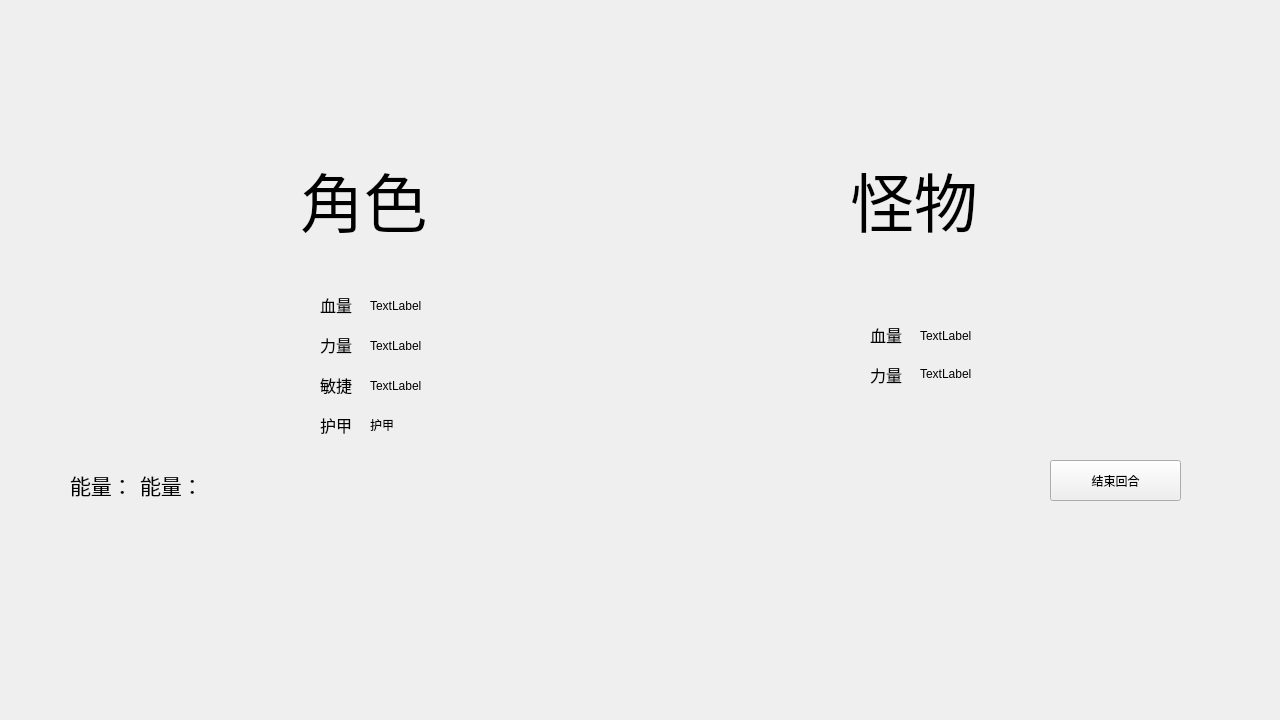
<?xml version="1.0" encoding="UTF-8"?>
<ui version="4.0">
 <class>fight</class>
 <widget class="QWidget" name="fight">
  <property name="geometry">
   <rect>
    <x>0</x>
    <y>0</y>
    <width>1280</width>
    <height>720</height>
   </rect>
  </property>
  <property name="minimumSize">
   <size>
    <width>1280</width>
    <height>720</height>
   </size>
  </property>
  <property name="maximumSize">
   <size>
    <width>1280</width>
    <height>720</height>
   </size>
  </property>
  <property name="windowTitle">
   <string>Form</string>
  </property>
  <widget class="QLabel" name="labelPlayer">
   <property name="geometry">
    <rect>
     <x>300</x>
     <y>110</y>
     <width>171</width>
     <height>181</height>
    </rect>
   </property>
   <property name="text">
    <string>&lt;html&gt;&lt;head/&gt;&lt;body&gt;&lt;p&gt;&lt;span style=&quot; font-size:48pt;&quot;&gt;角色&lt;/span&gt;&lt;/p&gt;&lt;/body&gt;&lt;/html&gt;</string>
   </property>
  </widget>
  <widget class="QLabel" name="labelMonster">
   <property name="geometry">
    <rect>
     <x>850</x>
     <y>100</y>
     <width>211</width>
     <height>201</height>
    </rect>
   </property>
   <property name="text">
    <string>&lt;html&gt;&lt;head/&gt;&lt;body&gt;&lt;p&gt;&lt;span style=&quot; font-size:48pt;&quot;&gt;怪物&lt;/span&gt;&lt;/p&gt;&lt;/body&gt;&lt;/html&gt;</string>
   </property>
  </widget>
  <widget class="QLabel" name="labelPlayerHp1">
   <property name="geometry">
    <rect>
     <x>320</x>
     <y>290</y>
     <width>51</width>
     <height>31</height>
    </rect>
   </property>
   <property name="text">
    <string>&lt;html&gt;&lt;head/&gt;&lt;body&gt;&lt;p&gt;&lt;span style=&quot; font-size:12pt;&quot;&gt;血量&lt;/span&gt;&lt;/p&gt;&lt;/body&gt;&lt;/html&gt;</string>
   </property>
  </widget>
  <widget class="QLabel" name="labelPlayerHp2">
   <property name="geometry">
    <rect>
     <x>370</x>
     <y>290</y>
     <width>69</width>
     <height>31</height>
    </rect>
   </property>
   <property name="text">
    <string>TextLabel</string>
   </property>
  </widget>
  <widget class="QLabel" name="labelPlayerS1">
   <property name="geometry">
    <rect>
     <x>320</x>
     <y>330</y>
     <width>41</width>
     <height>31</height>
    </rect>
   </property>
   <property name="text">
    <string>&lt;html&gt;&lt;head/&gt;&lt;body&gt;&lt;p&gt;&lt;span style=&quot; font-size:12pt;&quot;&gt;力量&lt;/span&gt;&lt;/p&gt;&lt;/body&gt;&lt;/html&gt;</string>
   </property>
  </widget>
  <widget class="QLabel" name="labelPlayerS2">
   <property name="geometry">
    <rect>
     <x>370</x>
     <y>330</y>
     <width>69</width>
     <height>31</height>
    </rect>
   </property>
   <property name="text">
    <string>TextLabel</string>
   </property>
  </widget>
  <widget class="QLabel" name="labelPlayerA1">
   <property name="geometry">
    <rect>
     <x>320</x>
     <y>370</y>
     <width>41</width>
     <height>31</height>
    </rect>
   </property>
   <property name="text">
    <string>&lt;html&gt;&lt;head/&gt;&lt;body&gt;&lt;p&gt;&lt;span style=&quot; font-size:12pt;&quot;&gt;敏捷&lt;/span&gt;&lt;/p&gt;&lt;/body&gt;&lt;/html&gt;</string>
   </property>
  </widget>
  <widget class="QLabel" name="labelPlayerA2">
   <property name="geometry">
    <rect>
     <x>370</x>
     <y>370</y>
     <width>69</width>
     <height>31</height>
    </rect>
   </property>
   <property name="text">
    <string>TextLabel</string>
   </property>
  </widget>
  <widget class="QLabel" name="labelPlayerHp1_2">
   <property name="geometry">
    <rect>
     <x>870</x>
     <y>320</y>
     <width>51</width>
     <height>31</height>
    </rect>
   </property>
   <property name="text">
    <string>&lt;html&gt;&lt;head/&gt;&lt;body&gt;&lt;p&gt;&lt;span style=&quot; font-size:12pt;&quot;&gt;血量&lt;/span&gt;&lt;/p&gt;&lt;/body&gt;&lt;/html&gt;</string>
   </property>
  </widget>
  <widget class="QLabel" name="labelPlayerS1_2">
   <property name="geometry">
    <rect>
     <x>870</x>
     <y>360</y>
     <width>41</width>
     <height>31</height>
    </rect>
   </property>
   <property name="text">
    <string>&lt;html&gt;&lt;head/&gt;&lt;body&gt;&lt;p&gt;&lt;span style=&quot; font-size:12pt;&quot;&gt;力量&lt;/span&gt;&lt;/p&gt;&lt;/body&gt;&lt;/html&gt;</string>
   </property>
  </widget>
  <widget class="QLabel" name="labelPlayerHp2_2">
   <property name="geometry">
    <rect>
     <x>920</x>
     <y>320</y>
     <width>69</width>
     <height>31</height>
    </rect>
   </property>
   <property name="text">
    <string>TextLabel</string>
   </property>
  </widget>
  <widget class="QLabel" name="labelPlayerS2_2">
   <property name="geometry">
    <rect>
     <x>920</x>
     <y>358</y>
     <width>69</width>
     <height>31</height>
    </rect>
   </property>
   <property name="text">
    <string>TextLabel</string>
   </property>
  </widget>
  <widget class="QLabel" name="labelE1">
   <property name="geometry">
    <rect>
     <x>70</x>
     <y>450</y>
     <width>81</width>
     <height>71</height>
    </rect>
   </property>
   <property name="text">
    <string>&lt;html&gt;&lt;head/&gt;&lt;body&gt;&lt;p&gt;&lt;span style=&quot; font-size:16pt;&quot;&gt;能量：&lt;/span&gt;&lt;/p&gt;&lt;/body&gt;&lt;/html&gt;</string>
   </property>
  </widget>
  <widget class="QLabel" name="labelE2">
   <property name="geometry">
    <rect>
     <x>140</x>
     <y>450</y>
     <width>81</width>
     <height>71</height>
    </rect>
   </property>
   <property name="text">
    <string>&lt;html&gt;&lt;head/&gt;&lt;body&gt;&lt;p&gt;&lt;span style=&quot; font-size:16pt;&quot;&gt;能量：&lt;/span&gt;&lt;/p&gt;&lt;/body&gt;&lt;/html&gt;</string>
   </property>
  </widget>
  <widget class="QPushButton" name="pushButton">
   <property name="geometry">
    <rect>
     <x>1050</x>
     <y>460</y>
     <width>131</width>
     <height>41</height>
    </rect>
   </property>
   <property name="text">
    <string>结束回合</string>
   </property>
  </widget>
  <widget class="QLabel" name="labelPlayerD1">
   <property name="geometry">
    <rect>
     <x>320</x>
     <y>410</y>
     <width>41</width>
     <height>31</height>
    </rect>
   </property>
   <property name="text">
    <string>&lt;html&gt;&lt;head/&gt;&lt;body&gt;&lt;p&gt;&lt;span style=&quot; font-size:12pt;&quot;&gt;护甲&lt;/span&gt;&lt;/p&gt;&lt;/body&gt;&lt;/html&gt;</string>
   </property>
  </widget>
  <widget class="QLabel" name="labelPlayerD2">
   <property name="geometry">
    <rect>
     <x>370</x>
     <y>410</y>
     <width>69</width>
     <height>31</height>
    </rect>
   </property>
   <property name="text">
    <string>&lt;html&gt;&lt;head/&gt;&lt;body&gt;&lt;p&gt;护甲&lt;/p&gt;&lt;/body&gt;&lt;/html&gt;</string>
   </property>
  </widget>
  <widget class="QWidget" name="verticalLayoutWidget">
   <property name="geometry">
    <rect>
     <x>269</x>
     <y>489</y>
     <width>731</width>
     <height>201</height>
    </rect>
   </property>
   <layout class="QVBoxLayout" name="verticalLayout_3"/>
  </widget>
 </widget>
 <resources/>
 <connections/>
</ui>
